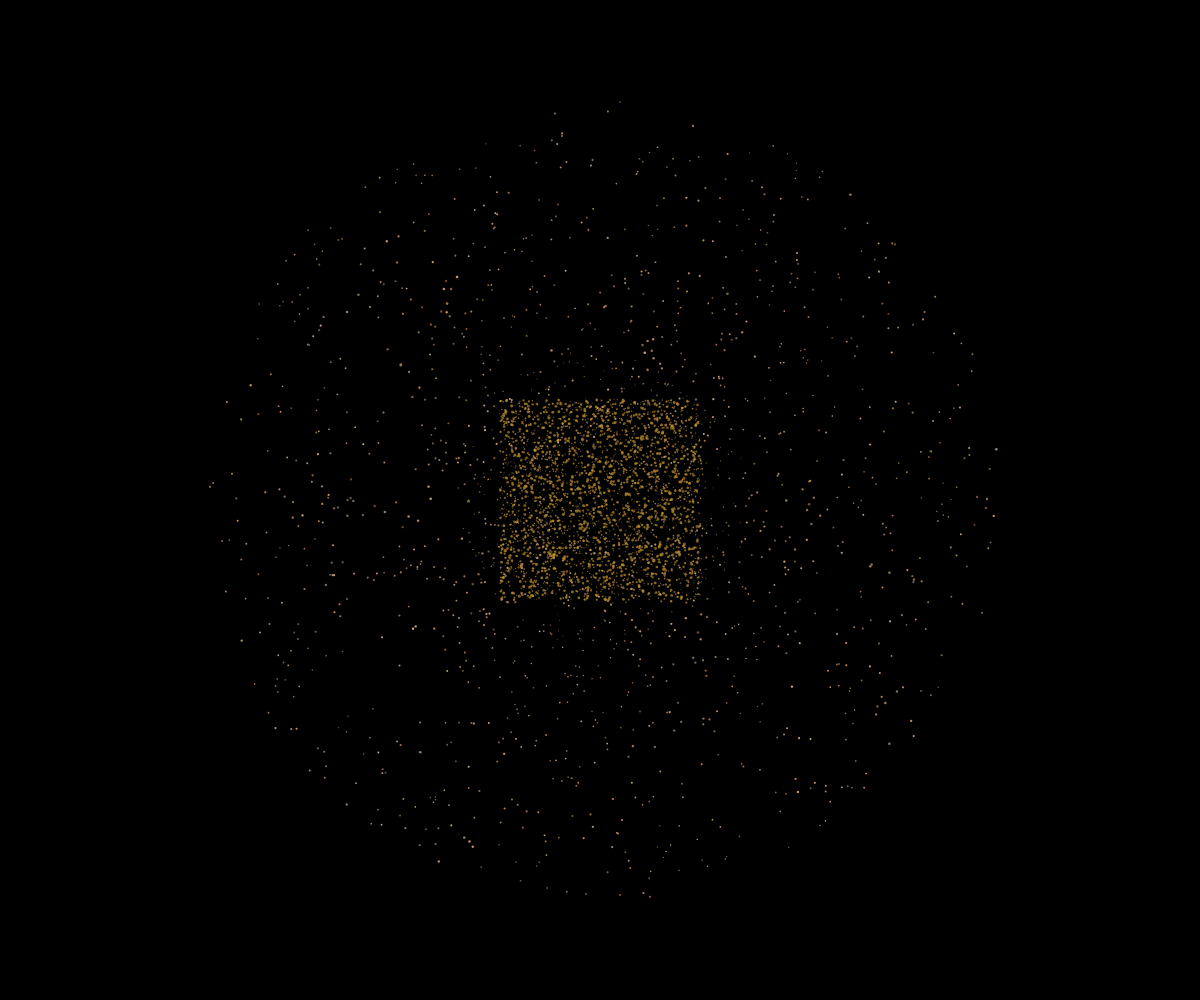
Frame 1 (no input)
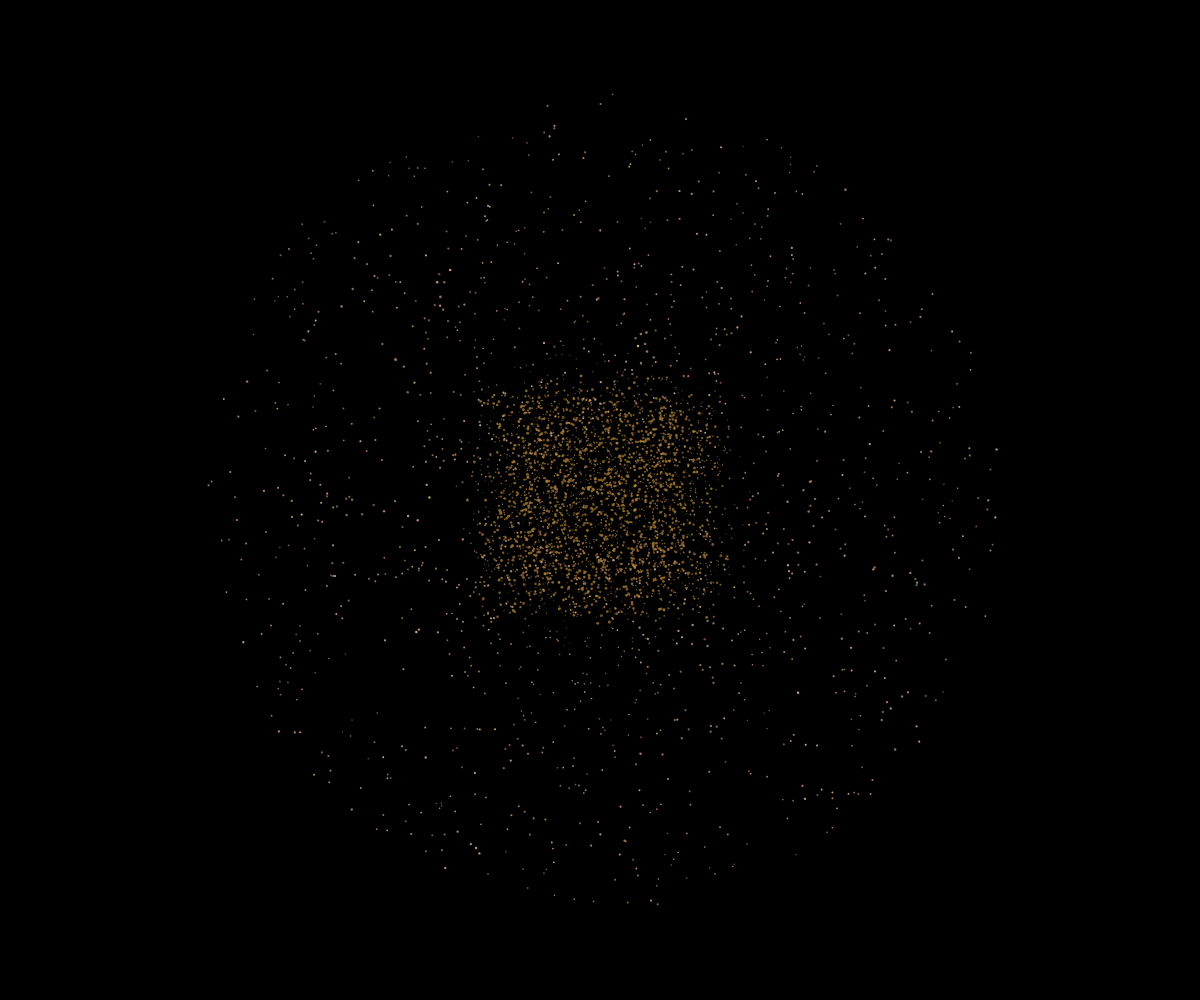
Frame 60 (no input)
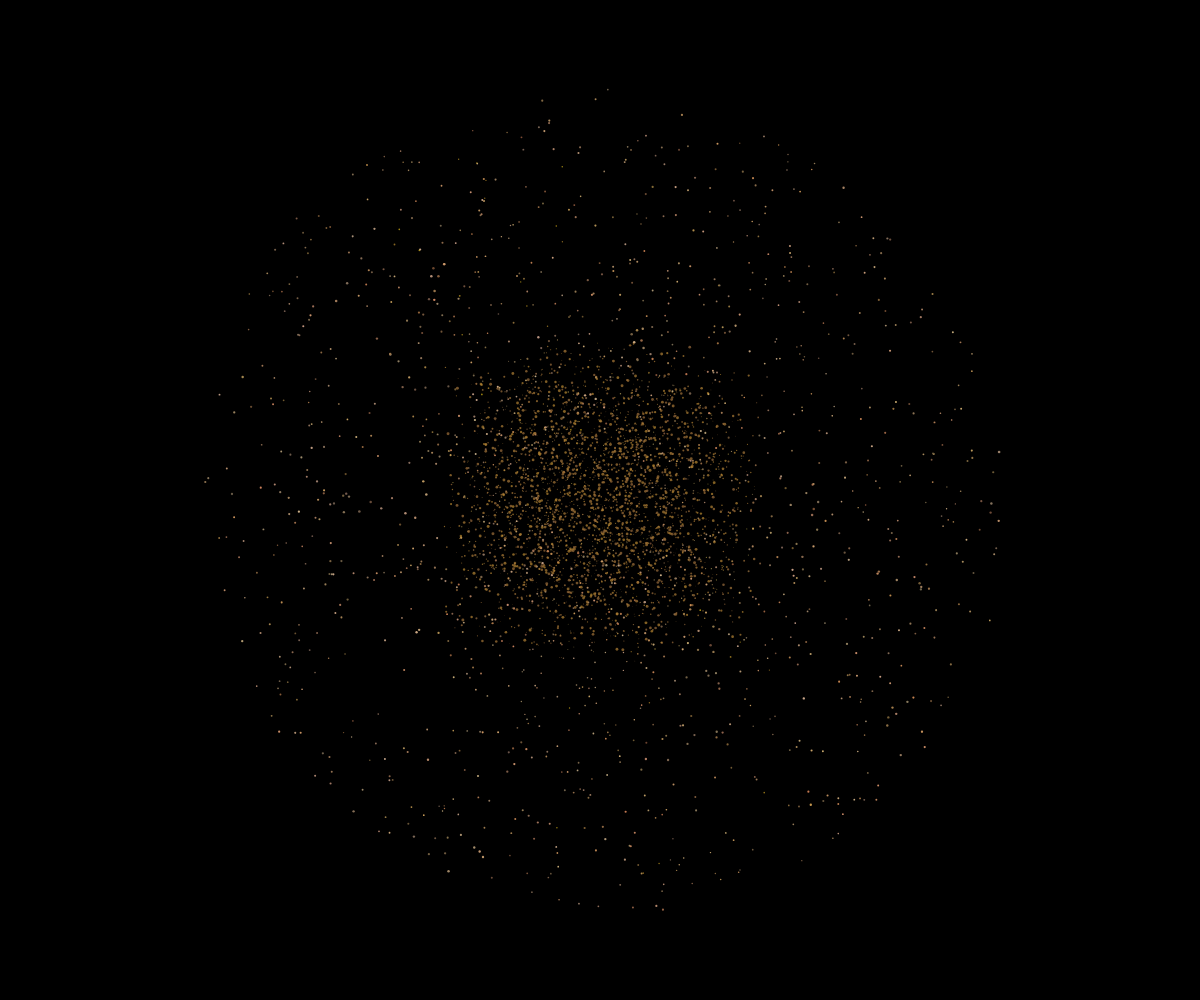
Frame 120 (the mouse pressed at the canvas centre since frame 60)

The p5.js sketch that drew these frames (run headless with seeded random() and noise() and a simulated clock; from frame 60 on, the mouse is pressed at the canvas centre):

// p5.js sketch
// ── sketch.js
let particles = [];
const totalParticles = 1500;
let structure = [];
let time = 0;

function setup() {
  createCanvas(windowWidth, windowHeight);
  colorMode(HSB, 360, 100, 100, 1);
  noStroke();
  
  // Create crystalline lattice structure
  for (let i = 0; i < totalParticles; i++) {
    const angle = random(TWO_PI);
    const radius = random(50, min(width, height) * 0.4);
    const x = width/2 + cos(angle) * radius;
    const y = height/2 + sin(angle) * radius;
    
    // Create intricate lattice patterns
    const variation = map(noise(x * 0.01, y * 0.01), 0, 1, -5, 5);
    const size = map(noise(x * 0.02, y * 0.02), 0, 1, 1, 3);
    
    structure.push({
      x: x,
      y: y,
      originalX: x,
      originalY: y,
      size: size,
      angle: angle,
      radius: radius,
      color: color(random(20, 40), random(30, 60), random(40, 80)),
      stability: random(0.95, 1),
      vibration: 0,
      detached: false
    });
  }
  
  // Add inner lattice details
  for (let i = 0; i < totalParticles * 0.3; i++) {
    const angle = random(TWO_PI);
    const radius = random(20, 150);
    const x = width/2 + cos(angle) * radius;
    const y = height/2 + sin(angle) * radius;
    
    structure.push({
      x: x,
      y: y,
      originalX: x,
      originalY: y,
      size: map(noise(x * 0.02, y * 0.02), 0, 1, 0.5, 2),
      angle: angle,
      radius: radius,
      color: color(random(30, 50), random(40, 70), random(30, 60)),
      stability: random(0.9, 0.98),
      vibration: 0,
      detached: false
    });
  }
  
  // Initialize particles for decay effect
  for (let i = 0; i < totalParticles * 2; i++) {
    particles.push({
      x: width/2 + random(-100, 100),
      y: height/2 + random(-100, 100),
      size: random(0.5, 3),
      color: color(random(30, 60), random(40, 80), random(50, 90), 0.7),
      speedX: random(-0.5, 0.5),
      speedY: random(-0.5, 0.5),
      life: random(100, 300)
    });
  }
}

function draw() {
  background(0, 0, 0);
  
  time += 0.01;
  
  // Draw the lattice structure
  for (let grain of structure) {
    if (!grain.detached) {
      // Add subtle vibration effect
      grain.vibration = sin(time * 0.5 + grain.angle) * 0.3;
      
      // Apply gentle displacement
      const dx = grain.originalX - grain.x;
      const dy = grain.originalY - grain.y;
      
      // Slowly move particles outward to simulate decay
      const force = 0.001 * (1 - grain.radius / max(width, height));
      const windX = cos(time * 0.1) * force;
      const windY = sin(time * 0.1) * force;
      
      grain.x += windX + dx * 0.005 + grain.vibration * 0.5;
      grain.y += windY + dy * 0.005 + grain.vibration * 0.5;
      
      // Gradually detach particles based on displacement
      const distance = dist(grain.originalX, grain.originalY, grain.x, grain.y);
      if (distance > 15 && random() < 0.002) {
        grain.detached = true;
        
        // Create decay particle
        particles.push({
          x: grain.x,
          y: grain.y,
          size: grain.size * 0.8,
          color: grain.color,
          speedX: random(-1, 1),
          speedY: random(-1, 1),
          life: random(200, 400)
        });
      }
      
      // Draw attached particles
      fill(grain.color);
      ellipse(grain.x, grain.y, grain.size);
    }
  }
  
  // Update and draw decay particles
  for (let i = particles.length - 1; i >= 0; i--) {
    let p = particles[i];
    
    // Move particle
    p.x += p.speedX;
    p.y += p.speedY;
    
    // Fade out with life
    p.life--;
    if (p.life <= 0) {
      particles.splice(i, 1);
      continue;
    }
    
    // Apply color transition to gold/silver as it disperses
    const hue = map(p.life, 0, 400, 30, 50);  // Transition from blue to gold
    const saturation = map(p.life, 0, 400, 60, 90);
    const brightness = map(p.life, 0, 400, 60, 90);
    
    fill(hue, saturation, brightness, 0.7);
    ellipse(p.x, p.y, p.size);
  }
  
  // Create subtle cosmic dust effect
  for (let i = 0; i < 5; i++) {
    const x = width/2 + random(-100, 100);
    const y = height/2 + random(-100, 100);
    const size = random(0.5, 2);
    const hue = map(noise(x * 0.01, y * 0.01, time), 0, 1, 20, 60);
    fill(hue, 50, 80, 0.3);
    ellipse(x, y, size);
  }
}

function windowResized() {
  resizeCanvas(windowWidth, windowHeight);
}
